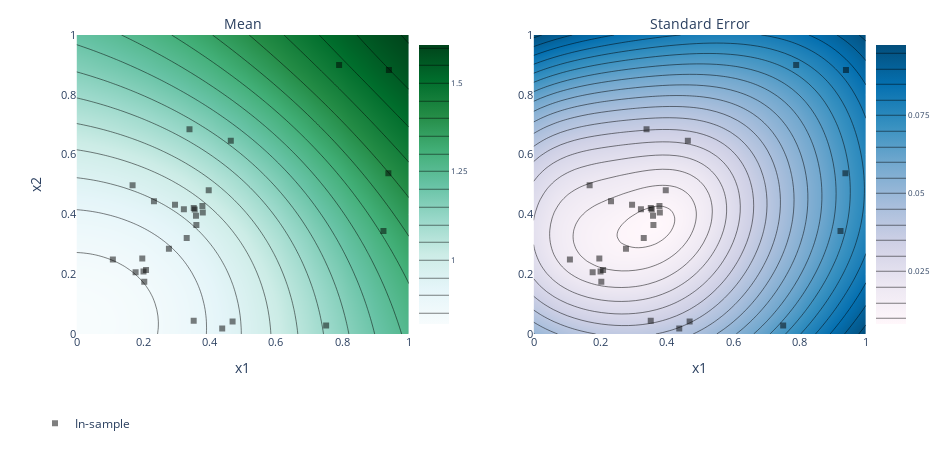

Notebook code cell kept with this figure:
### Code cell
render(plot_contour(model=model, param_x='x1', param_y='x2', metric_name='l2norm'))
